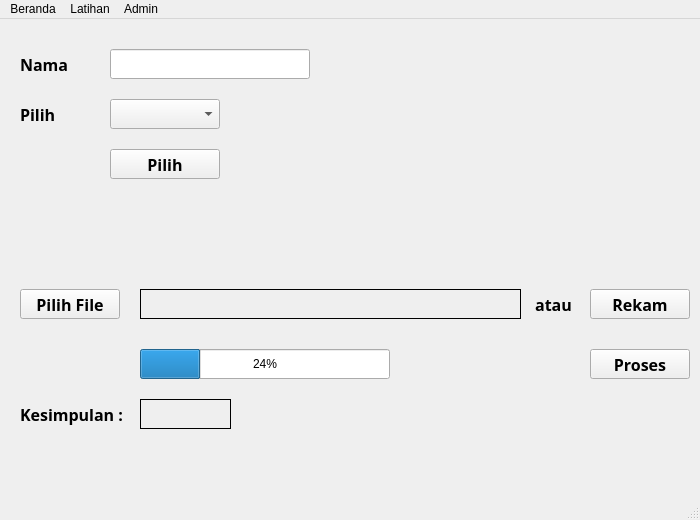
<?xml version="1.0" encoding="UTF-8"?>
<ui version="4.0">
 <class>MainWindow</class>
 <widget class="QMainWindow" name="MainWindow">
  <property name="geometry">
   <rect>
    <x>0</x>
    <y>0</y>
    <width>700</width>
    <height>520</height>
   </rect>
  </property>
  <property name="windowTitle">
   <string>MainWindow</string>
  </property>
  <widget class="QWidget" name="centralwidget">
   <widget class="QLabel" name="label">
    <property name="geometry">
     <rect>
      <x>20</x>
      <y>30</y>
      <width>70</width>
      <height>30</height>
     </rect>
    </property>
    <property name="font">
     <font>
      <family>News701 BT</family>
      <pointsize>12</pointsize>
      <weight>75</weight>
      <bold>true</bold>
     </font>
    </property>
    <property name="text">
     <string>Nama</string>
    </property>
    <property name="alignment">
     <set>Qt::AlignLeading|Qt::AlignLeft|Qt::AlignVCenter</set>
    </property>
   </widget>
   <widget class="QLineEdit" name="lblNama">
    <property name="geometry">
     <rect>
      <x>110</x>
      <y>30</y>
      <width>200</width>
      <height>30</height>
     </rect>
    </property>
    <property name="font">
     <font>
      <family>News701 BT</family>
      <pointsize>9</pointsize>
      <weight>75</weight>
      <bold>true</bold>
     </font>
    </property>
   </widget>
   <widget class="QPushButton" name="btnPilihFile">
    <property name="geometry">
     <rect>
      <x>20</x>
      <y>270</y>
      <width>100</width>
      <height>30</height>
     </rect>
    </property>
    <property name="font">
     <font>
      <family>News701 BT</family>
      <pointsize>12</pointsize>
      <weight>75</weight>
      <bold>true</bold>
     </font>
    </property>
    <property name="text">
     <string>Pilih File</string>
    </property>
   </widget>
   <widget class="QPushButton" name="btnRekam">
    <property name="geometry">
     <rect>
      <x>590</x>
      <y>270</y>
      <width>100</width>
      <height>30</height>
     </rect>
    </property>
    <property name="font">
     <font>
      <family>News701 BT</family>
      <pointsize>12</pointsize>
      <weight>75</weight>
      <bold>true</bold>
     </font>
    </property>
    <property name="text">
     <string>Rekam</string>
    </property>
   </widget>
   <widget class="QPushButton" name="btnProses">
    <property name="geometry">
     <rect>
      <x>590</x>
      <y>330</y>
      <width>100</width>
      <height>30</height>
     </rect>
    </property>
    <property name="font">
     <font>
      <family>News701 BT</family>
      <pointsize>12</pointsize>
      <weight>75</weight>
      <bold>true</bold>
     </font>
    </property>
    <property name="text">
     <string>Proses</string>
    </property>
   </widget>
   <widget class="QLabel" name="lokasiFile">
    <property name="geometry">
     <rect>
      <x>140</x>
      <y>270</y>
      <width>381</width>
      <height>30</height>
     </rect>
    </property>
    <property name="font">
     <font>
      <family>News701 BT</family>
      <pointsize>7</pointsize>
      <weight>75</weight>
      <bold>true</bold>
     </font>
    </property>
    <property name="frameShape">
     <enum>QFrame::Box</enum>
    </property>
    <property name="text">
     <string/>
    </property>
    <property name="alignment">
     <set>Qt::AlignCenter</set>
    </property>
   </widget>
   <widget class="QLabel" name="label_2">
    <property name="geometry">
     <rect>
      <x>530</x>
      <y>270</y>
      <width>47</width>
      <height>30</height>
     </rect>
    </property>
    <property name="font">
     <font>
      <family>News701 BT</family>
      <pointsize>12</pointsize>
      <weight>75</weight>
      <bold>true</bold>
     </font>
    </property>
    <property name="text">
     <string>atau</string>
    </property>
    <property name="alignment">
     <set>Qt::AlignCenter</set>
    </property>
   </widget>
   <widget class="QLabel" name="label_3">
    <property name="geometry">
     <rect>
      <x>20</x>
      <y>380</y>
      <width>120</width>
      <height>30</height>
     </rect>
    </property>
    <property name="font">
     <font>
      <family>News701 BT</family>
      <pointsize>12</pointsize>
      <weight>75</weight>
      <bold>true</bold>
     </font>
    </property>
    <property name="text">
     <string>Kesimpulan :</string>
    </property>
    <property name="alignment">
     <set>Qt::AlignLeading|Qt::AlignLeft|Qt::AlignVCenter</set>
    </property>
   </widget>
   <widget class="QLabel" name="kesimpulan">
    <property name="geometry">
     <rect>
      <x>140</x>
      <y>380</y>
      <width>91</width>
      <height>30</height>
     </rect>
    </property>
    <property name="font">
     <font>
      <family>News701 BT</family>
      <pointsize>12</pointsize>
      <weight>75</weight>
      <bold>true</bold>
     </font>
    </property>
    <property name="frameShape">
     <enum>QFrame::Box</enum>
    </property>
    <property name="text">
     <string/>
    </property>
   </widget>
   <widget class="QLabel" name="proses">
    <property name="geometry">
     <rect>
      <x>20</x>
      <y>330</y>
      <width>81</width>
      <height>30</height>
     </rect>
    </property>
    <property name="font">
     <font>
      <family>News701 BT</family>
      <pointsize>12</pointsize>
      <italic>true</italic>
     </font>
    </property>
    <property name="text">
     <string/>
    </property>
   </widget>
   <widget class="QProgressBar" name="progressBar">
    <property name="geometry">
     <rect>
      <x>140</x>
      <y>330</y>
      <width>250</width>
      <height>30</height>
     </rect>
    </property>
    <property name="value">
     <number>24</number>
    </property>
   </widget>
   <widget class="QComboBox" name="comboBox">
    <property name="geometry">
     <rect>
      <x>110</x>
      <y>80</y>
      <width>110</width>
      <height>30</height>
     </rect>
    </property>
   </widget>
   <widget class="QLabel" name="label_4">
    <property name="geometry">
     <rect>
      <x>20</x>
      <y>80</y>
      <width>70</width>
      <height>30</height>
     </rect>
    </property>
    <property name="font">
     <font>
      <family>News701 BT</family>
      <pointsize>12</pointsize>
      <weight>75</weight>
      <bold>true</bold>
     </font>
    </property>
    <property name="text">
     <string>Pilih</string>
    </property>
   </widget>
   <widget class="QLabel" name="gbrTajwid">
    <property name="geometry">
     <rect>
      <x>240</x>
      <y>80</y>
      <width>291</width>
      <height>151</height>
     </rect>
    </property>
    <property name="text">
     <string/>
    </property>
    <property name="pixmap">
     <pixmap>imgs/logo.png</pixmap>
    </property>
    <property name="scaledContents">
     <bool>true</bool>
    </property>
    <property name="alignment">
     <set>Qt::AlignCenter</set>
    </property>
   </widget>
   <widget class="QPushButton" name="btnpilihFoto">
    <property name="geometry">
     <rect>
      <x>110</x>
      <y>130</y>
      <width>110</width>
      <height>30</height>
     </rect>
    </property>
    <property name="font">
     <font>
      <family>News701 BT</family>
      <pointsize>12</pointsize>
      <weight>75</weight>
      <bold>true</bold>
     </font>
    </property>
    <property name="text">
     <string>Pilih</string>
    </property>
   </widget>
  </widget>
  <widget class="QMenuBar" name="menubar">
   <property name="geometry">
    <rect>
     <x>0</x>
     <y>0</y>
     <width>700</width>
     <height>21</height>
    </rect>
   </property>
   <widget class="QMenu" name="menuBeranda">
    <property name="title">
     <string>Beranda</string>
    </property>
    <addaction name="actionBeranda"/>
   </widget>
   <widget class="QMenu" name="menuLatihan">
    <property name="title">
     <string>Latihan</string>
    </property>
    <addaction name="actionLatihan"/>
   </widget>
   <widget class="QMenu" name="menuAdmin">
    <property name="title">
     <string>Admin</string>
    </property>
    <addaction name="actionLogin"/>
   </widget>
   <addaction name="menuBeranda"/>
   <addaction name="menuLatihan"/>
   <addaction name="menuAdmin"/>
  </widget>
  <widget class="QStatusBar" name="statusbar"/>
  <action name="actionBeranda">
   <property name="text">
    <string>Beranda</string>
   </property>
  </action>
  <action name="actionLatihan">
   <property name="text">
    <string>Latihan</string>
   </property>
  </action>
  <action name="actionLogin">
   <property name="text">
    <string>Login</string>
   </property>
  </action>
 </widget>
 <resources/>
 <connections/>
</ui>
